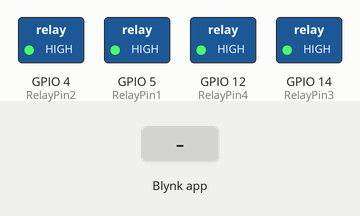
This sketch was run on a simulated ESP8266 (Wemos D1 mini). On the bench: switched loads named in the sketch (green lamp = pin HIGH). The test bench sets the inputs (shaded band).

Above: at 3.1 s.
3.2 s: Blynk app writes 0 to V0
At 3.7 s:
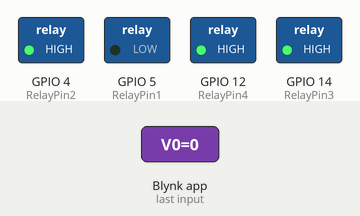
4.7 s: Blynk app writes 0 to V1
At 5.9 s:
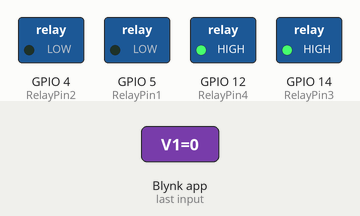
6.2 s: Blynk app writes 1 to V0
At 7.2 s:
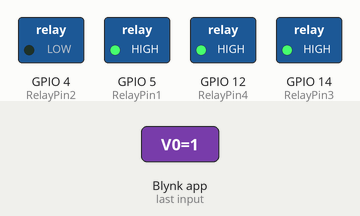
7.7 s: Blynk app writes 0 to V2
At 8.3 s:
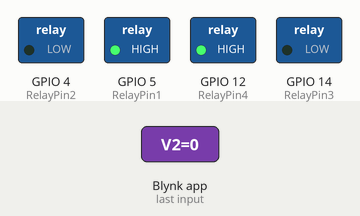
9.2 s: Blynk app writes 1 to V1
At 9.5 s:
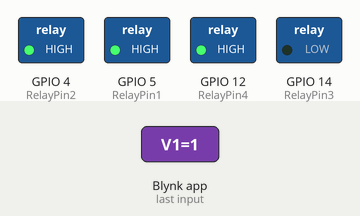
10.7 s: Blynk app writes 0 to V3
At 11.8 s:
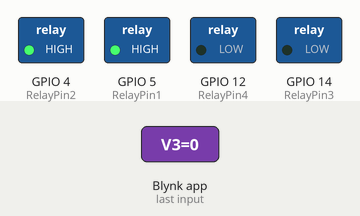
Timing chart, 0 to 13.2 s (numbered marks = the images above; inputs shaded):
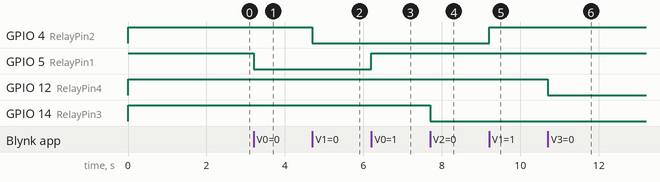

Measured:
- after the input at 3.2 s, GPIO 5 (RelayPin1): HIGH → LOW at once
- after the input at 4.7 s, GPIO 4 (RelayPin2): HIGH → LOW at once
- after the input at 6.2 s, GPIO 5 (RelayPin1): LOW → HIGH at once
- after the input at 7.7 s, GPIO 14 (RelayPin3): HIGH → LOW at once
- after the input at 9.2 s, GPIO 4 (RelayPin2): LOW → HIGH at once
- after the input at 10.7 s, GPIO 12 (RelayPin4): HIGH → LOW at once

The sketch:

ESP8266.ino
```cpp
// Fill-in information from your Blynk Template here
#define BLYNK_TEMPLATE_ID "TMPL6rqvtmVha"
#define BLYNK_TEMPLATE_NAME "Home Automation"

#define BLYNK_FIRMWARE_VERSION        "0.1.0"

#define BLYNK_PRINT Serial
//#define BLYNK_DEBUG

#define APP_DEBUG

// Uncomment your board, or configure a custom board in Settings.h
//#define USE_SPARKFUN_BLYNK_BOARD
#define USE_NODE_MCU_BOARD
//#define USE_WITTY_CLOUD_BOARD
//#define USE_WEMOS_D1_MINI

#include "BlynkEdgent.h"

int RelayPin1 = 5;
int RelayPin2 = 4;
int RelayPin3 = 14;
int RelayPin4 = 12;

BLYNK_WRITE(V0) { //Button Widget is writing to pin V0
  int pinValue = param.asInt();
  digitalWrite(RelayPin1, pinValue);
}

BLYNK_WRITE(V1) { //Button Widget is writing to pin V1
  int pinValue = param.asInt();
  digitalWrite(RelayPin2, pinValue);
}
BLYNK_WRITE(V2) { //Button Widget is writing to pin V2
  int pinValue = param.asInt();
  digitalWrite(RelayPin3, pinValue);
}
BLYNK_WRITE(V3) { //Button Widget is writing to pin V3
  int pinValue = param.asInt();
  digitalWrite(RelayPin4, pinValue);
}

void setup()
{
  Serial.begin(115200);
  pinMode(RelayPin1, OUTPUT);
  pinMode(RelayPin2, OUTPUT);
  pinMode(RelayPin3, OUTPUT);
  pinMode(RelayPin4, OUTPUT);

  //TURN OFF all Relays on Start
  digitalWrite(RelayPin1, HIGH);
  digitalWrite(RelayPin2, HIGH);
  digitalWrite(RelayPin3, HIGH);
  digitalWrite(RelayPin4, HIGH);

  delay(100);
  BlynkEdgent.begin();
}

void loop() {
  BlynkEdgent.run();
}
```
